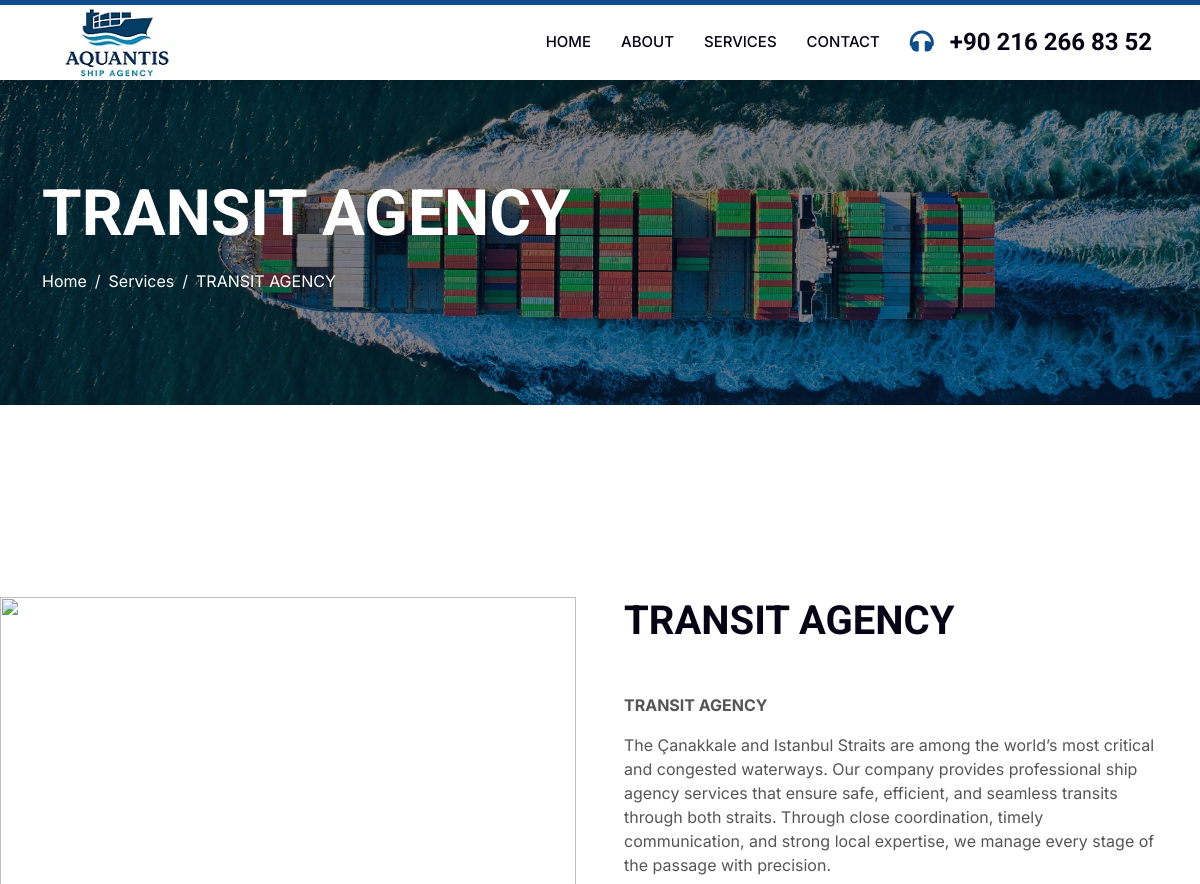
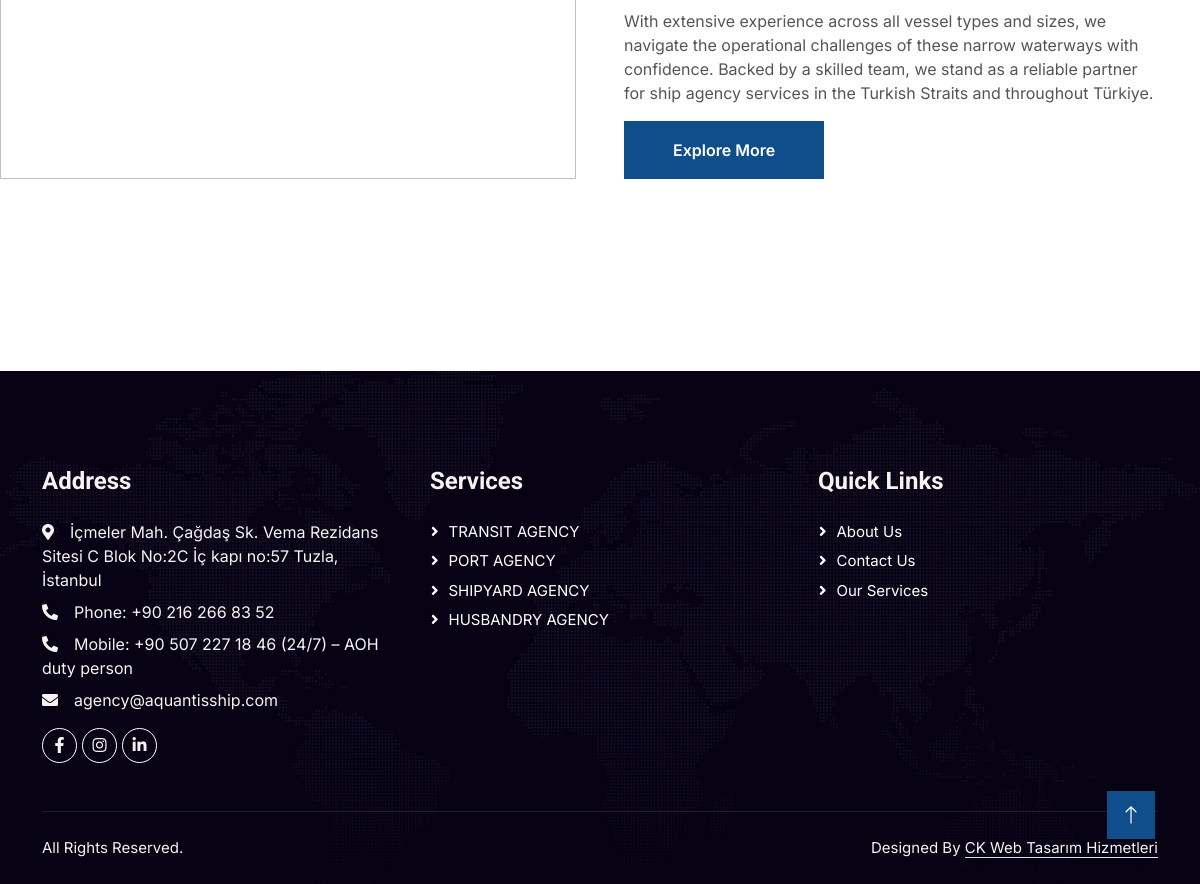
Screenshot of /service/transit-agency with the database file from the repository (2 pictures, top to bottom).
### pages/models.py (models this page shows, shortened)
class ServiceModel(models.Model):
    title = models.CharField(max_length=50, verbose_name='Hizmet Adı')
    description = models.TextField(verbose_name='Hizmet Açıklaması')
    description_big = RichTextField(verbose_name="Geniş Açıklama ve Yazı")
    image = CloudinaryField('image')
    slug= models.SlugField()
    is_active =models.BooleanField(verbose_name='Hizmet Aktif Mi')

### pages/views.py (the view)
# urls.py: path('service/<slug:slug>', views.Service_Detail, name='service_detail'),
def Service_Detail(request, slug):
    service = ServiceModel.objects.get(slug=slug)
    context = {
        'service' : service
    }
    return render(request, "pages/service_detail.html", context)

### templates/pages/service_detail.html (shortened to what this page needs)
{% extends "base.html" %}
{% load static %}
{% block content %}
<div class="container-fluid page-header py-5" style="margin-bottom: 6rem;">
        <div class="container py-5">
            <h1 class="display-3 text-white mb-3 animated slideInDown">{{service.title|upper}}</h1>
            <nav aria-label="breadcrumb animated slideInDown">
                <ol class="breadcrumb">
                    <li class="breadcrumb-item"><a class="text-white" href="{% url "index" %}">Home</a></li>
                    <li class="breadcrumb-item"><a class="text-white" href="{% url "services" %}">Services</a></li>
                    <li class="breadcrumb-item text-white active" aria-current="page">{{service.title}}</li>
                </ol>
            </nav>
        </div>
    </div>
    <div class="container-fluid overflow-hidden py-5 px-lg-0">
        <div class="container about py-5 px-lg-0">
            <div class="row g-5 mx-lg-0">
                <div class="col-lg-6 ps-lg-0 wow fadeInLeft" data-wow-delay="0.1s" style="min-height: 400px;">
                    <div class="position-relative h-100">
                        <img class="position-absolute img-fluid w-100 h-100" src="{{ service.image.url }}" style="object-fit: cover;" alt="">
                    </div>
                </div>
                <div class="col-lg-6 about-text wow fadeInUp" data-wow-delay="0.3s">
                    <h1 class="mb-5">{{service.title}}</h1>
                    <p class="mb-5">{{service.description_big|safe}}</p>
                    <a href="{% url "services" %}" class="btn btn-primary py-3 px-5">Explore More</a>
                </div>
            </div>
        </div>
    </div>
{% endblock content %}

### templates/base.html (shortened to what this page needs)
{% load static %}
<!DOCTYPE html>
<html lang="en">
<head>
    <link href="https://cdnjs.cloudflare.com/ajax/libs/font-awesome/5.10.0/css/all.min.css" rel="stylesheet">
    <link href="https://cdn.jsdelivr.net/npm/bootstrap-icons@1.4.1/font/bootstrap-icons.css" rel="stylesheet">
    <link href="{% static 'lib/animate/animate.min.css' %}" rel="stylesheet">
    <link href="{% static 'lib/owlcarousel/assets/owl.carousel.min.css' %}" rel="stylesheet">
    <link href="{% static 'css/bootstrap.min.css' %}" rel="stylesheet">
    <link href="{% static 'css/style.css' %}" rel="stylesheet">
</head>
<body>
{% include "_nav.html" %}
{% block content %}{% endblock content %}
{% include "_footer.html" %}
    <a href="#" class="btn btn-lg btn-primary btn-lg-square rounded-0 back-to-top"><i class="bi bi-arrow-up"></i></a>
</body>
</html>

### templates/_nav.html (shortened to what this page needs)
 {% load static %}
    <nav class="navbar navbar-expand-lg bg-white navbar-light shadow border-top border-5 border-primary sticky-top p-0">
        <a href="{% url "index" %}" class="navbar-brand d-flex align-items-center px-4 px-lg-5">
          <img class="img-fluid" src="{% static 'img/logo.jpg' %}" alt="">
        </a>
        <div class="collapse navbar-collapse" id="navbarCollapse">
            <div class="navbar-nav ms-auto p-4 p-lg-0">
                <a href="{% url "index" %}"
                {% if request.path == "/" %}
                class="nav-item nav-link active"
                {% else %}
                class="nav-item nav-link"
                {% endif %}
                >Home</a>
                <a href="{% url "about" %}"
                {% if 'about' in request.path  %}
                class="nav-item nav-link active"
                {% else %}
                class="nav-item nav-link"
                {% endif %}
                >About</a>
                <a href="{% url "services" %}"
                {% if 'services' in request.path %}
                class="nav-item nav-link active"
                {% else %}
                class="nav-item nav-link"
                {% endif %}
                >Services</a>
                <a href="{% url "contact" %}"
                {% if 'contact' in request.path %}
                class="nav-item nav-link active"
                {% else %}
                class="nav-item nav-link"
                 {% endif %}
                >Contact</a>
            </div>
            <h4 class="m-0 pe-lg-5 d-none d-lg-block"><i class="fa fa-headphones text-primary me-3"></i>+90 216 266 83 52</h4>
        </div>
    </nav>

### templates/_footer.html
    <div class="container-fluid bg-dark text-light footer pt-5 wow fadeIn" data-wow-delay="0.1s" style="margin-top: 6rem;">
        <div class="container py-5">
            <div class="row g-5">
                <div class="col-lg-4 col-md-6">
                    <h4 class="text-light mb-4">Address</h4>
                    <p class="mb-2"><i class="fa fa-map-marker-alt me-3"></i>İçmeler Mah. Çağdaş Sk. Vema Rezidans Sitesi C Blok No:2C İç kapı no:57 Tuzla, İstanbul </p>
                    <p class="mb-2"><i class="fa fa-phone-alt me-3"></i>Phone: +90 216 266 83 52</p>
                    <p class="mb-2"><i class="fa fa-phone-alt me-3"></i>Mobile: +90 507 227 18 46 (24/7) – AOH duty person</p>
                    <p class="mb-2"><i class="fa fa-envelope me-3"></i>agency@aquantisship.com</p>
                <div class="d-flex pt-2">
                        <a class="btn btn-outline-light btn-social" href="https://www.facebook.com/profile.php?id=61588110690570"><i class="fab fa-facebook-f"></i></a>
                        <a class="btn btn-outline-light btn-social" href="https://www.instagram.com/aquantisshipagency/"><i class="fab fa-instagram"></i></a>
                        <a class="btn btn-outline-light btn-social" href="https://www.linkedin.com/company/111743984/admin/dashboard/"><i class="fab fa-linkedin-in"></i></a>
                    </div>
                </div>
                <div class="col-lg-4 col-md-6">
                    <h4 class="text-light mb-4">Services</h4>
                    <a class="btn btn-link" href="{% url "services" %}">TRANSIT AGENCY</a>
                    <a class="btn btn-link" href="{% url "services" %}">PORT AGENCY</a>
                    <a class="btn btn-link" href="{% url "services" %}">SHIPYARD AGENCY</a>
                    <a class="btn btn-link" href="{% url "services" %}">HUSBANDRY AGENCY</a>
                </div>
                <div class="col-lg-4 col-md-6">
                    <h4 class="text-light mb-4">Quick Links</h4>
                    <a class="btn btn-link" href="{% url "about" %}">About Us</a>
                    <a class="btn btn-link" href="{% url "contact" %}">Contact Us</a>
                    <a class="btn btn-link" href="{% url "services" %}">Our Services</a>
                </div>
            </div>
        </div>
        <div class="container">
            <div class="copyright">
                <div class="row">
                    <div class="col-md-6 text-center text-md-start mb-3 mb-md-0">
                    All Rights Reserved.
                    </div>
                    <div class="col-md-6 text-center text-md-end">
                        Designed By <a class="border-bottom" href="www.ckwebtasarim.net">CK Web Tasarım Hizmetleri</a>
                    </div>
                </div>
            </div>
        </div>
    </div>

### staticfiles/css/style.css (style rules this page uses)
:root { --primary: #483D8B; --secondary: #51CFED; --light: #F8F2F0; --dark: #060315; }
.back-to-top { position: fixed; display: none; right: 45px; bottom: 45px; z-index: 99; }
.btn { font-weight: 600; transition: .5s; }
.btn.btn-primary, .btn.btn-secondary { color: #FFFFFF; }
.btn-lg-square { width: 48px; height: 48px; }
.btn-square, .btn-sm-square, .btn-lg-square { padding: 0; display: flex; align-items: center; justify-content: center; font-weight: normal; }
.navbar-light .navbar-nav .nav-link { position: relative; margin-right: 30px; padding: 25px 0; color: #FFFFFF; font-size: 15px; text-transform: uppercase; outline: none; }
.navbar-light .navbar-brand, .navbar-light a.btn { height: 75px; }
.navbar-light .navbar-nav .nav-link { color: var(--dark); font-weight: 500; }
.navbar-light.sticky-top { top: -100px; transition: .5s; }
@media (min-width: 992px) { .navbar-light .navbar-nav .nav-link::before { position: absolute; content: ""; width: 0; height: 5px; top: -6px; left: 50%; background: #FFFFFF; transition: .5s; } }
.page-header { background: linear-gradient(rgba(6, 3, 21, .5), rgba(6, 3, 21, .5)), url(../img/carousel-1.jpg) center center no-repeat; background-size: cover; }
.breadcrumb-item + .breadcrumb-item::before { color: var(--light); }
@media (min-width: 992px) { .container.about { max-width: 100% !important; } }
@media (min-width: 992px) { .about-text { padding-right: calc(((100% - 960px) / 2) + .75rem); } }
@media (min-width: 1200px) { .about-text { padding-right: calc(((100% - 1140px) / 2) + .75rem); } }
.footer { background: linear-gradient(rgba(6, 3, 21, .5), rgba(6, 3, 21, .5)), url(../img/map.png) center center no-repeat; background-size: cover; }
.footer .btn.btn-social { margin-right: 5px; width: 35px; height: 35px; display: flex; align-items: center; justify-content: center; color: var(--light); border: 1px solid #FFFFFF; border-radius: 35px; transition: .3s; }
.footer .btn.btn-link { display: block; margin-bottom: 5px; padding: 0; text-align: left; color: #FFFFFF; font-size: 15px; font-weight: normal; text-transform: capitalize; transition: .3s; }
.footer .btn.btn-link::before { position: relative; content: "\f105"; font-family: "Font Awesome 5 Free"; font-weight: 900; margin-right: 10px; }
.footer .copyright { padding: 25px 0; font-size: 15px; border-top: 1px solid rgba(256, 256, 256, .1); }
.footer .copyright a { color: var(--light); }

### rows the page displays
ServiceModel: title "TRANSIT AGENCY", description_big "TRANSIT AGENCY The Çanakkale and Istanbul Straits are among the world’s most critical and congested waterways. Our company provides professional ship agency services that ensure safe, efficient, and seamless transits through both straits. Through close coordination, timely communication, and strong local expertise, we manage every stage of the passage with precision. With extensive experience across all vessel types and sizes, we navigate the operational challenges of these narrow waterways with confidence. Backed by a skilled team, we stand as a reliable partner for ship agency services in the Turkish Straits and throughout Türkiye."
